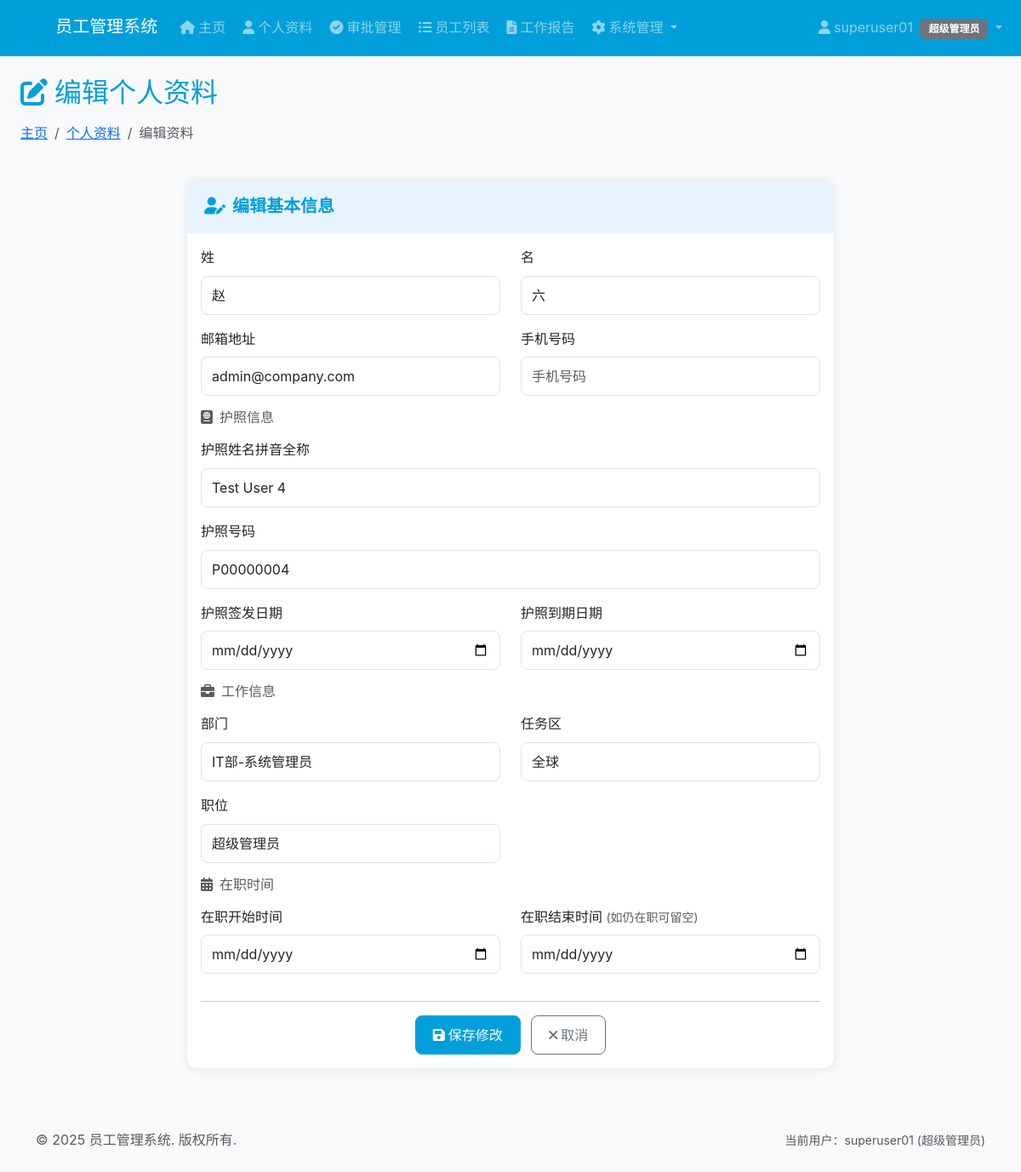
/accounts/profile/edit/ (signed in), run on the app's committed database.
### accounts/models.py (models this page shows, shortened)
class User(AbstractUser):
    class Role(models.TextChoices):
        SUPERUSER = 'superuser', _('超级管理员')
        HEAD_MANAGER = 'head_manager', _('总部负责人')
        TASK_AREA_MANAGER = 'task_area_manager', _('任务区负责人')
        EMPLOYEE = 'employee', _('普通员工')
    passport_name_pinyin = models.CharField(
        max_length=200,
        blank=True,
        verbose_name='护照姓名拼音',
        help_text='护照上的姓名拼音全称'
    )
    passport_number = models.CharField(
        max_length=50,
        unique=True,
        null=True,
        blank=True,
        verbose_name='护照号码',
        help_text='护照号码'
    )
    passport_issue_date = models.DateField(
        null=True,
        blank=True,
        verbose_name='护照签发日期',
        help_text='护照签发日期'
    )
    passport_expiry_date = models.DateField(
        null=True,
        blank=True,
        verbose_name='护照到期日期',
        help_text='护照到期日期'
    )
    phone_number = models.CharField(
        max_length=20,
        blank=True,
        verbose_name='手机号码'
    )
    department_rank = models.CharField(
        max_length=100,
        blank=True,
        verbose_name='部门',
        help_text='部门和职别信息，自由填写'
    )
    task_area = models.CharField(
        max_length=100,
        blank=True,
        default='',
        verbose_name='任务区',
        help_text='工作任务区域'
    )
    task_area_fk = models.ForeignKey(
        'TaskArea',
        null=True,
        blank=True,
        on_delete=models.SET_NULL,
        related_name='users',
        verbose_name='任务区关联',
        help_text='所属任务区（外键）'
    )
    managed_task_areas = models.ManyToManyField(
        'TaskArea',
        blank=True,
        related_name='managers',
        verbose_name='管辖任务区',
        help_text='总部负责人可管理的任务区'
    )
    position = models.CharField(
        max_length=100,
        blank=True,
        verbose_name='职位'
    )
    employment_start_date = models.DateField(
        null=True,
        blank=True,
        verbose_name='在职开始时间',
        help_text='在职开始日期'
    )
    employment_end_date = models.DateField(
        null=True,
        blank=True,
        verbose_name='在职结束时间',
        help_text='在职结束日期（如仍在职可留空）'
    )
    role = models.CharField(
        max_length=20,
        choices=Role.choices,
        default=Role.EMPLOYEE,
        verbose_name='角色'
    )
    latitude = models.FloatField(
        null=True,
        blank=True,
        verbose_name='纬度',
        help_text='当前位置纬度'
    )
    longitude = models.FloatField(
        null=True,
        blank=True,
        verbose_name='经度',
        help_text='当前位置经度'
    )
    location_address = models.CharField(
        max_length=500,
        blank=True,
        verbose_name='详细地址',
        help_text='当前位置的详细地址'
    )
    location_updated_at = models.DateTimeField(
        null=True,
        blank=True,
        verbose_name='位置更新时间'
    )
    created_at = models.DateTimeField(
        auto_now_add=True,
        verbose_name='创建时间'
    )
    updated_at = models.DateTimeField(
        auto_now=True,
        verbose_name='更新时间'
    )
    class Meta:
        verbose_name = '用户'
        verbose_name_plural = '用户'
        db_table = 'users'
    @property
    def needs_leave_approval(self):
        return self.role in [self.Role.TASK_AREA_MANAGER, self.Role.EMPLOYEE]

### accounts/views.py (the view)
# urls.py: path('profile/edit/', views.edit_profile_view, name='edit_profile'),
@login_required
def edit_profile_view(request):
    if request.method == 'POST':
        form = UserProfileForm(request.POST, instance=request.user)
        if form.is_valid():
            form.save()
            messages.success(request, '个人信息更新成功！')
            return redirect('accounts:profile')
    else:
        form = UserProfileForm(instance=request.user)
    context = {
        'form': form,
        'user': request.user
    }
    return render(request, 'accounts/edit_profile.html', context)

### accounts/context_processors.py (called while the page is built)
def user_permissions(request):
    if request.user.is_authenticated:
        return {
            'user_permissions': get_user_permissions(request.user),
            'user_role_display': get_role_display_name(request.user.role),
        }
    return {
        'user_permissions': {},
        'user_role_display': '',
    }

### accounts/permissions.py (called while the page is built)
def get_role_display_name(role):
    role_names = {
        'employee': '普通员工',
        'task_area_manager': '任务区负责人',
        'head_manager': '总部负责人',
        'superuser': '超级管理员',
    }
    return role_names.get(role, '未知角色')

### templates/accounts/edit_profile.html (shortened to what this page needs)
{% extends 'base.html' %}
{% load static %}
{% block content %}
<div class="container-fluid">
    <div class="row mb-4">
        <div class="col-12">
            <h2 class="text-un-blue mb-3">
                <i class="fas fa-edit me-2"></i>编辑个人资料
            </h2>
            <nav aria-label="breadcrumb">
                <ol class="breadcrumb">
                    <li class="breadcrumb-item"><a href="{% url 'dashboard:home' %}">主页</a></li>
                    <li class="breadcrumb-item"><a href="{% url 'accounts:profile' %}">个人资料</a></li>
                    <li class="breadcrumb-item active">编辑资料</li>
                </ol>
            </nav>
        </div>
    </div>
    <div class="row justify-content-center">
        <div class="col-md-8">
            <div class="card">
                <div class="card-header">
                    <h5 class="card-title">
                        <i class="fas fa-user-edit me-2"></i>编辑基本信息
                    </h5>
                </div>
                <div class="card-body">
                    <form method="post">
                        <div class="row">
                            <div class="col-md-6 mb-3">
                                <label class="form-label">姓</label>
                                {{ form.first_name }}
                            </div>
                            <div class="col-md-6 mb-3">
                                <label class="form-label">名</label>
                                {{ form.last_name }}
                            </div>
                        </div>
                        <div class="row">
                            <div class="col-md-6 mb-3">
                                <label class="form-label">邮箱地址</label>
                                {{ form.email }}
                            </div>
                            <div class="col-md-6 mb-3">
                                <label class="form-label">手机号码</label>
                                {{ form.phone_number }}
                            </div>
                        </div>
                        <div class="mb-3">
                            <h6 class="text-muted">
                                <i class="fas fa-passport me-2"></i>护照信息
                            </h6>
                        </div>
                        <div class="row">
                            <div class="col-md-12 mb-3">
                                <label class="form-label">护照姓名拼音全称</label>
                                {{ form.passport_name_pinyin }}
                            </div>
                        </div>
                        <div class="row">
                            <div class="col-md-12 mb-3">
                                <label class="form-label">护照号码</label>
                                {{ form.passport_number }}
                            </div>
                        </div>
                        <div class="row">
                            <div class="col-md-6 mb-3">
                                <label class="form-label">护照签发日期</label>
                                {{ form.passport_issue_date }}
                            </div>
                            <div class="col-md-6 mb-3">
                                <label class="form-label">护照到期日期</label>
                                {{ form.passport_expiry_date }}
                            </div>
                        </div>
                        <div class="mb-3">
                            <h6 class="text-muted">
                                <i class="fas fa-briefcase me-2"></i>工作信息
                            </h6>
                        </div>
                        <div class="row">
                            <div class="col-md-6 mb-3">
                                <label class="form-label">部门</label>
                                {{ form.department_rank }}
                            </div>
                            <div class="col-md-6 mb-3">
                                <label class="form-label">任务区</label>
                                {{ form.task_area }}
                            </div>
                            <div class="col-md-6 mb-3">
                                <label class="form-label">职位</label>
                                {{ form.position }}
                            </div>
                        </div>
                        <div class="mb-3">
                            <h6 class="text-muted">
                                <i class="fas fa-calendar-alt me-2"></i>在职时间
                            </h6>
                        </div>
                        <div class="row">
                            <div class="col-md-6 mb-3">
                                <label class="form-label">在职开始时间</label>
                                {{ form.employment_start_date }}
                            </div>
                            <div class="col-md-6 mb-3">
                                <label class="form-label">在职结束时间 <small class="text-muted">(如仍在职可留空)</small></label>
                                {{ form.employment_end_date }}
                            </div>
                        </div>
                        <hr>
                        <div class="text-center">
                            <button type="submit" class="btn btn-un-blue me-2">
                                <i class="fas fa-save me-1"></i>保存修改
                            </button>
                            <a href="{% url 'accounts:profile' %}" class="btn btn-outline-secondary">
                                <i class="fas fa-times me-1"></i>取消
                            </a>
                        </div>
                    </form>
                </div>
            </div>
        </div>
    </div>
</div>
{% endblock %}

### templates/base.html (shortened to what this page needs)
{% load static %}
<!DOCTYPE html>
<html lang="zh-CN">
<head>
    <link href="https://cdn.jsdelivr.net/npm/bootstrap@5.3.0/dist/css/bootstrap.min.css" rel="stylesheet">
    <link rel="stylesheet" href="https://cdnjs.cloudflare.com/ajax/libs/font-awesome/6.0.0/css/all.min.css">
    {% load static %}
    <link rel="stylesheet" href="{% static 'css/style.css' %}">
</head>
<body>
    {% if user.is_authenticated %}
    <nav class="navbar navbar-expand-lg navbar-dark bg-un-blue">
        <div class="container-fluid">
            <a class="navbar-brand" href="{% url 'dashboard:home' %}">
                <img src="{% static 'images/un_emblem_blue.png' %}" alt="UN" style="height: 40px; width: 40px;" class="me-2">
                员工管理系统
            </a>
            <div class="collapse navbar-collapse" id="navbarNav">
                <ul class="navbar-nav me-auto">
                    <li class="nav-item">
                        <a class="nav-link" href="{% url 'dashboard:home' %}">
                            <i class="fas fa-home me-1"></i>主页
                        </a>
                    </li>
                    <li class="nav-item">
                        <a class="nav-link" href="{% url 'dashboard:profile' %}">
                            <i class="fas fa-user me-1"></i>个人资料
                        </a>
                    </li>
                    {% if user_permissions.can_approve_leave %}
                    <li class="nav-item">
                        <a class="nav-link" href="{% url 'leave_management:pending_approvals' %}">
                            <i class="fas fa-check-circle me-1"></i>审批管理
                        </a>
                    </li>
                    {% endif %}
                    {% if user_permissions.can_view_reports %}
                    <li class="nav-item">
                        <a class="nav-link" href="{% url 'dashboard:team_management' %}">
                            <i class="fas fa-list-ul me-1"></i>员工列表
                        </a>
                    </li>
                    {% endif %}
                    <li class="nav-item">
                        <a class="nav-link" href="{% url 'reports:my_reports' %}">
                            <i class="fas fa-file-alt me-1"></i>工作报告
                        </a>
                    </li>
                    {% if user_permissions.can_manage_employees %}
                    <li class="nav-item dropdown">
                        <a class="nav-link dropdown-toggle" href="#" id="adminDropdown" role="button" data-bs-toggle="dropdown">
                            <i class="fas fa-cog me-1"></i>系统管理
                        </a>
                    </li>
                    {% endif %}
                </ul>
                <ul class="navbar-nav">
                    <li class="nav-item dropdown">
                        <a class="nav-link dropdown-toggle" href="#" id="navbarDropdown" role="button" data-bs-toggle="dropdown">
                            <i class="fas fa-user me-1"></i>{{ user.username }}
                            <small class="badge bg-secondary ms-1">{{ user.get_role_display }}</small>
                        </a>
                    </li>
                </ul>
            </div>
        </div>
    </nav>
    {% endif %}
    <main class="{% if user.is_authenticated %}container-fluid mt-4{% else %}auth-container{% endif %}">
        {% block content %}
        {% endblock %}
    </main>
    {% if user.is_authenticated %}
    <footer class="bg-light mt-5 py-4">
        <div class="container">
            <div class="row">
                <div class="col-md-6">
                    <p class="text-muted mb-0">&copy; 2025 员工管理系统. 版权所有.</p>
                </div>
                <div class="col-md-6 text-end">
                    <small class="text-muted">当前用户：{{ user.username }} ({{ user.get_role_display }})</small>
                </div>
            </div>
        </div>
    </footer>
    {% endif %}
</body>
</html>

### static/css/style.css (style rules this page uses)
:root { --un-blue: #009FDA; --un-blue-dark: #007bb8; --un-blue-light: #33b1e1; --un-light-blue: #e8f4fd; --text-dark: #333333; --text-light: #666666; --border-color: #dee2e6; --success-color: #28a745; --warning-color: #ffc107; --danger-color: #dc3545; }
body { font-family: -apple-system, BlinkMacSystemFont, 'Segoe UI', Roboto, 'Helvetica Neue', Arial, sans-serif; background-color: #f8f9fa; color: var(--text-dark); line-height: 1.6; }
.bg-un-blue { background-color: var(--un-blue) !important; }
.text-un-blue { color: var(--un-blue) !important; }
.btn-un-blue { background-color: var(--un-blue); border-color: var(--un-blue); color: white; }
.navbar-brand { font-weight: 500; font-size: 20px; }
.navbar-nav .nav-link { font-weight: 400; padding: 8px 16px; border-radius: 6px; margin: 0 2px; transition: all 0.3s ease; }
.card { border: none; border-radius: 12px; box-shadow: 0 2px 10px rgba(0, 0, 0, 0.08); transition: all 0.3s ease; }
.card-header { background-color: var(--un-light-blue); border-bottom: none; padding: 20px; border-radius: 12px 12px 0 0 !important; }
.card-title { color: var(--un-blue); font-weight: 600; margin: 0; }
.btn { border-radius: 8px; font-weight: 500; padding: 10px 20px; transition: all 0.3s ease; }
.form-control, .form-select { border-radius: 8px; border: 1px solid var(--border-color); padding: 10px 12px; transition: all 0.3s ease; }
.badge { font-size: 12px; padding: 6px 10px; border-radius: 6px; }

### data on the page
User: username "superuser01", role "超级管理员", first_name "赵", last_name "六", email "admin@company.com", passport_name_pinyin "Test User 4", passport_number "P00000004", department_rank "IT部-系统管理员", task_area "全球", position "超级管理员"
